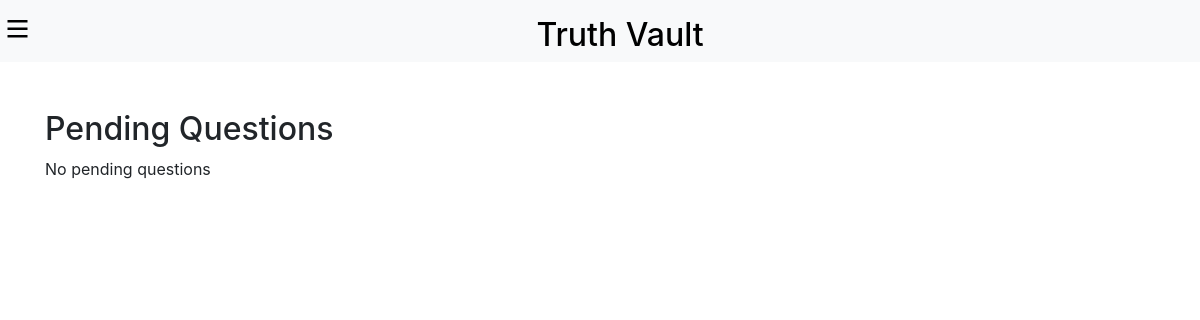
Page /pending-questions/ (signed in) on the earlier database version.
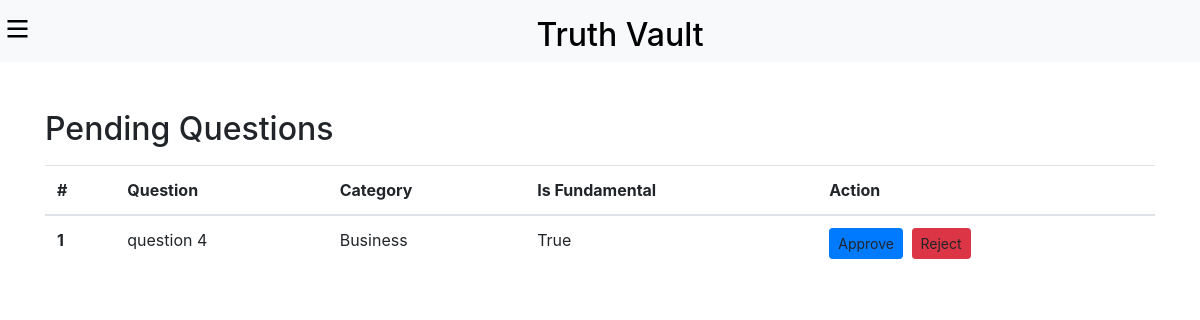
Same page on the later database version.
### truthlist/models.py (models this page shows, shortened)
class Question(models.Model):
    question = models.TextField()
    category = models.ForeignKey(Category, null=True, blank=True, on_delete=models.SET_NULL)
    is_fundamental = models.BooleanField(default=False)
    truth_or_lie = models.CharField(max_length=10, choices=TRUTH_OR_LIE_CHOICES, default='Middle')
    active = models.BooleanField(default=False)
    date = models.DateTimeField(auto_now_add=True)

class Category(models.Model):
    name = models.CharField(max_length=100)
    date = models.DateTimeField(auto_now_add=True)

### truthlist/views.py (the view)
# urls.py: path('pending-questions/', views.pending_questions, name='pending_questions'),
@login_required(login_url='login')
def pending_questions(request):
    questions = Question.objects.filter(active=False)
    return render(request, 'truthlist/pending_questions.html', {'questions': questions})

### truthlist/templates/truthlist/pending_questions.html
{% extends 'truthlist/base.html' %}
{% load static %}
{% block content %}
<div class="container mt-5">
    <h2 class="">Pending Questions</h2>
    {% if questions %}
        <table class="table mt-3">
            <thead>
            <tr>
                <th scope="col">#</th>
                <th scope="col">Question</th>
                <th scope="col">Category</th>
                <th scope="col">Is Fundamental</th>
                <th scope="col">Action</th>
            </tr>
            </thead>
            <tbody>
                {% for q in questions %}
                <tr>
                    <th scope="row">{{ forloop.counter }}</th>
                    <td>{{ q.question }}</td>
                    <td>{{ q.category.name }}</td>
                    <td>{{ q.is_fundamental }}</td>
                    <td>
                        <a class="btn btn-sm mr-1 btn-primary" {% if user.is_superuser %} href="{% url 'approve_question' q.id %}" {% else %} onclick="alert('You are not authorized to perform this action')" {% endif %}
                        >Approve</a>
                        <a class="btn btn-sm btn-danger" {% if user.is_superuser %} href="{% url 'reject_question' q.id %}" {% else %} onclick="alert('You are not authorized to perform this action')" {% endif %}
                        >Reject</a>
                    </td>
                </tr>
                {% endfor %}
            </tbody>
        </table>
    {% else %}
        <p>No pending questions</p>
    {% endif %}
</div>
{% endblock %}

Differences in the rows shown:
added Question: question "question 4", category.name "Business", is_fundamental "True"
Other differences:
text no longer shown: "No pending questions"
text now shown: "# Question Category Is Fundamental Action"
